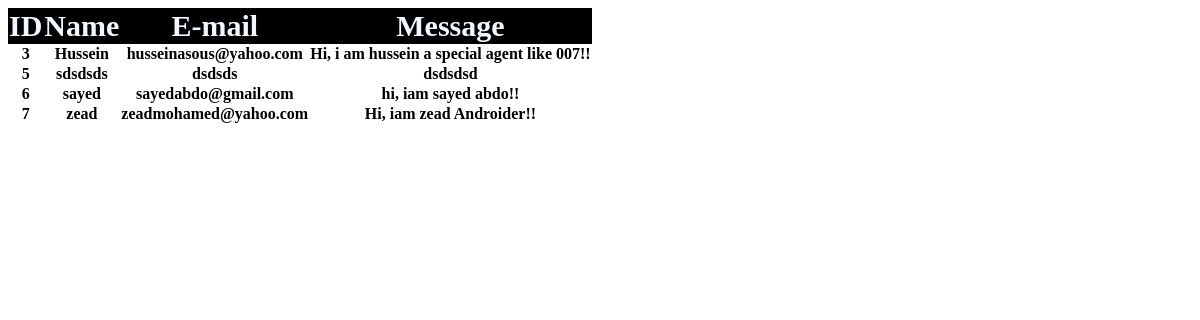
/Admin/contacts.php, run on an earlier commit of the app's database.
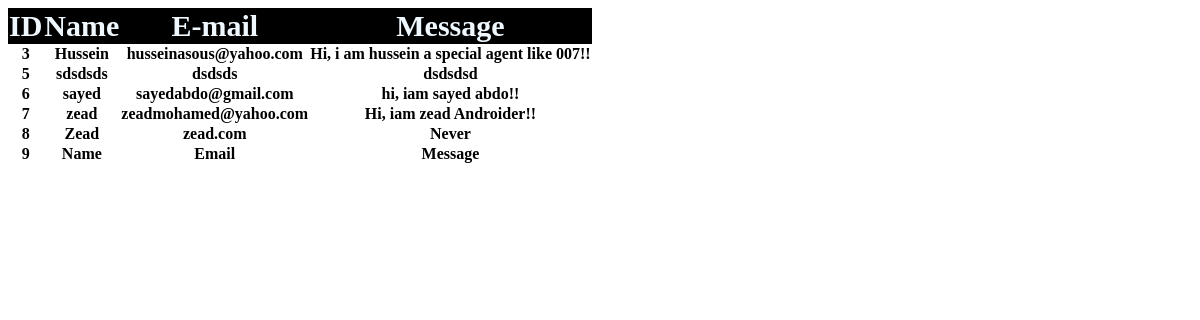
And on a later commit of the database.
### tables this page shows
CREATE TABLE `contacts` (
  `id` int(11) NOT NULL auto_increment,
  `name` varchar(50) NOT NULL,
  `email` varchar(50) NOT NULL,
  `message` text NOT NULL,
  PRIMARY KEY  (`id`),
  UNIQUE KEY `id` (`id`)
);

### Admin/contacts.php (the view, shortened to what this page needs)
<!DOCTYPE html>
<html>
    <?php
    include "connect.php";
    ?>
    <head>
</head>
    <body>
        <div class="table-responsive">
    <div class="container-fluid">
        <div class="row">
        <div class="col-md-12">
  <table class=" table  table-bordered table table-hover">
    <thead >
        <th>ID</th>
        <th>Name</th>
        <th>E-mail</th>
        <th>Message</th>
    </thead>
      <tbody class="aaa">
         <tr>
          <?php
                            $stmt = $con->prepare('select * from contacts');
                            $stmt->execute();
                            $rows = $stmt->fetchAll();
                            foreach($rows as $row)
                            {
                            echo"<tr>";
                            echo"<th>".$row['id']."</th>";
                            echo"<th>".$row['name']."</th>";
                            echo"<th>".$row['email']."</th>";
                            echo"<th>".$row['message']."</th>";
                            echo"</tr>";
                            }
                            ?>
      </tr>
    </tbody>
  </table>
        </div>
            </div>
</div>
    </div>
</body>
</html>
<?php
include $tpl . "footer.php";
?>

### Admin/include/Templetes/footer.php (shortened to what this page needs)
</body>
</html>

### Admin/contacts.php (style rules this page uses)
table th { text-align: center; }
thead { font-size: 30px; background-color: black; color:aliceblue; }
table { border-spacing: 0; border-collapse: collapse; }

What changed in the data, as far as the page shows it:
added contacts: id "8", name "Zead", email "zead.com", message "Never"
added contacts: id "9", name "Name", email "Email", message "Message"
